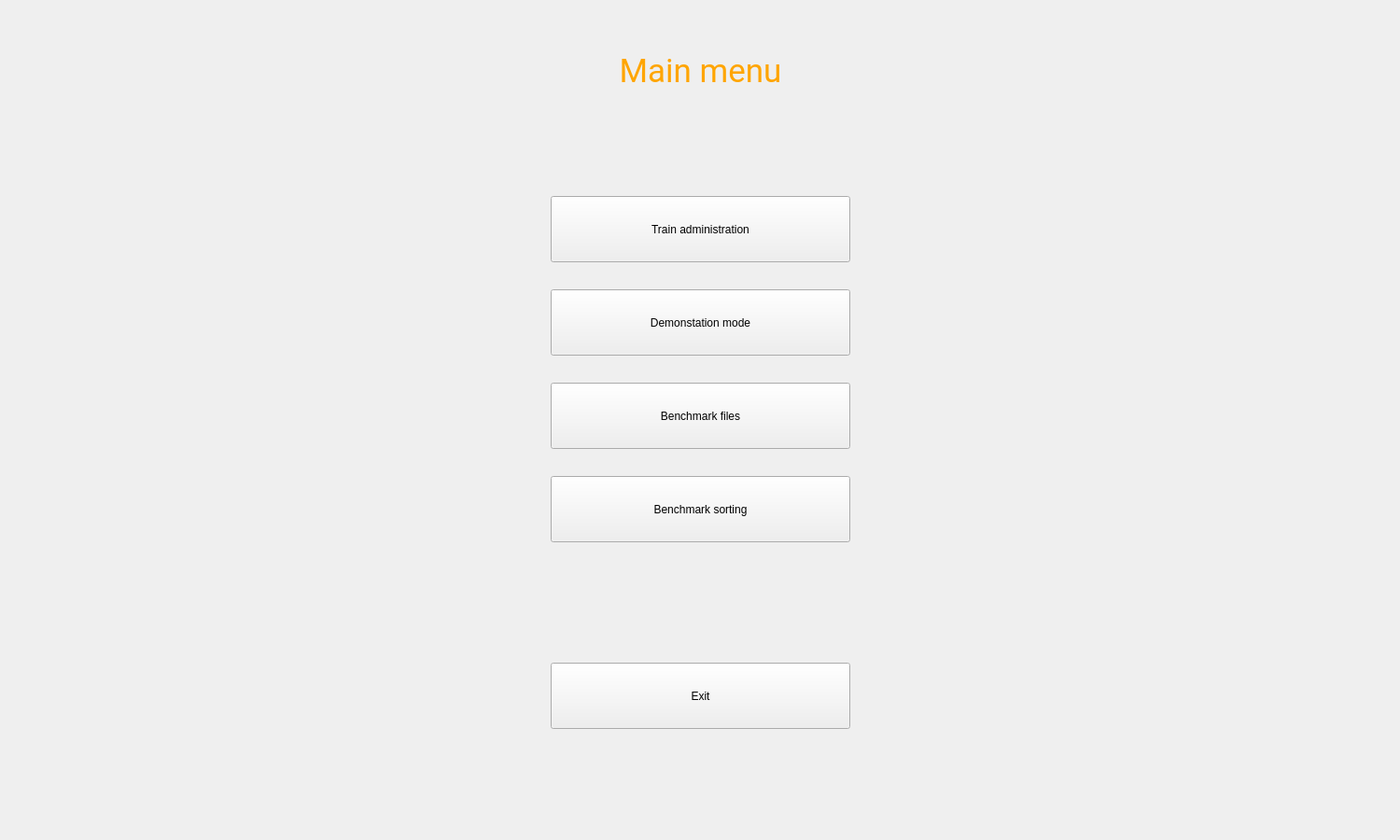
<?xml version="1.0" encoding="UTF-8"?>
<ui version="4.0">
 <class>MainWindow</class>
 <widget class="QMainWindow" name="MainWindow">
  <property name="geometry">
   <rect>
    <x>0</x>
    <y>0</y>
    <width>1500</width>
    <height>900</height>
   </rect>
  </property>
  <property name="windowTitle">
   <string>MainWindow</string>
  </property>
  <widget class="QWidget" name="centralwidget">
   <widget class="QStackedWidget" name="stackedWidget">
    <property name="geometry">
     <rect>
      <x>0</x>
      <y>0</y>
      <width>1500</width>
      <height>900</height>
     </rect>
    </property>
    <property name="currentIndex">
     <number>0</number>
    </property>
    <widget class="QWidget" name="mainPage">
     <widget class="QPushButton" name="demoButton">
      <property name="geometry">
       <rect>
        <x>590</x>
        <y>310</y>
        <width>321</width>
        <height>71</height>
       </rect>
      </property>
      <property name="text">
       <string>Demonstation mode</string>
      </property>
     </widget>
     <widget class="QPushButton" name="administrateButton">
      <property name="geometry">
       <rect>
        <x>590</x>
        <y>210</y>
        <width>321</width>
        <height>71</height>
       </rect>
      </property>
      <property name="text">
       <string>Train administration</string>
      </property>
     </widget>
     <widget class="QPushButton" name="exitButton">
      <property name="geometry">
       <rect>
        <x>590</x>
        <y>710</y>
        <width>321</width>
        <height>71</height>
       </rect>
      </property>
      <property name="text">
       <string>Exit</string>
      </property>
     </widget>
     <widget class="QPushButton" name="testsButton">
      <property name="geometry">
       <rect>
        <x>590</x>
        <y>410</y>
        <width>321</width>
        <height>71</height>
       </rect>
      </property>
      <property name="text">
       <string>Benchmark files</string>
      </property>
     </widget>
     <widget class="QLabel" name="pageName">
      <property name="geometry">
       <rect>
        <x>0</x>
        <y>30</y>
        <width>1501</width>
        <height>91</height>
       </rect>
      </property>
      <property name="styleSheet">
       <string notr="true">color: orange;
font-size: 35px;
font-family: Roboto;</string>
      </property>
      <property name="text">
       <string>Main menu</string>
      </property>
      <property name="alignment">
       <set>Qt::AlignCenter</set>
      </property>
     </widget>
     <widget class="QPushButton" name="benchSorting">
      <property name="geometry">
       <rect>
        <x>590</x>
        <y>510</y>
        <width>321</width>
        <height>71</height>
       </rect>
      </property>
      <property name="text">
       <string>Benchmark sorting</string>
      </property>
     </widget>
    </widget>
   </widget>
  </widget>
  <widget class="QMenuBar" name="menubar">
   <property name="geometry">
    <rect>
     <x>0</x>
     <y>0</y>
     <width>1500</width>
     <height>26</height>
    </rect>
   </property>
  </widget>
 </widget>
 <resources/>
 <connections/>
</ui>
